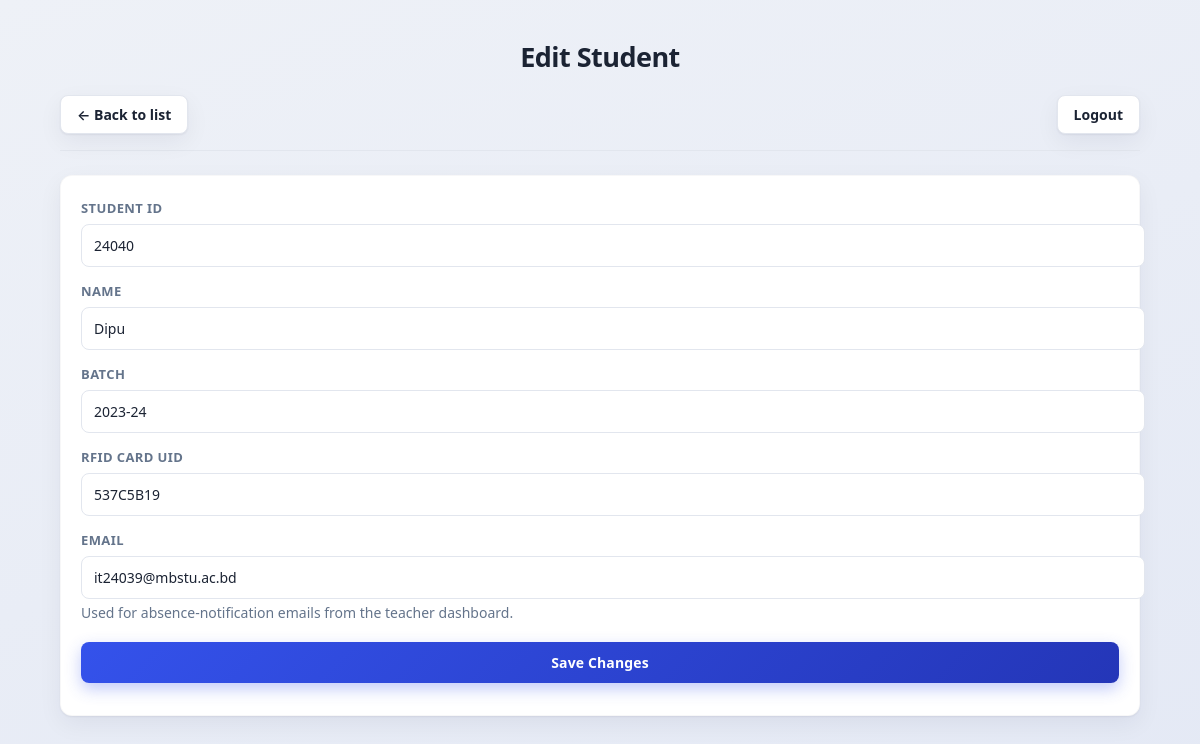
Page /admin/students/24040/edit (signed in) on the committed database.
### tables this page shows
CREATE TABLE Students(

student_id TEXT PRIMARY KEY,

name TEXT NOT NULL,

batch INTEGER,

rfid_uid TEXT UNIQUE

, email TEXT);

### admin.py (the view, shortened to what this page needs)
@admin_bp.route("/<entity>/<pk>/edit", methods=["GET", "POST"])
@login_required(role="admin")
def entity_edit(entity, pk):
    if entity not in ENTITY_META:
        return redirect(url_for("admin.dashboard"))
    meta = ENTITY_META[entity]
    conn = get_connection()
    cur = conn.cursor()
    cur.execute(f"SELECT * FROM {meta['table']} WHERE {meta['pk']} = ?", (pk,))
    row = cur.fetchone()
    if row is None:
        conn.close()
        return redirect(url_for("admin.entity_list", entity=entity))
    fields = FIELD_BUILDERS[entity](cur, row)
    conn.close()
    return render_template(
        "admin_entity_form.html",
        entity=entity,
        entity_label=meta["label"],
        is_edit=True,
        fields=fields,
        error=None,
    )

### admin.py (called while the page is built)
def _fields_students(cur, row):
    return [
        {"name": "student_id", "label": "Student ID", "type": "readonly" if row else "text",
         "value": row["student_id"] if row else "", "required": True},
        {"name": "name", "label": "Name", "type": "text",
         "value": row["name"] if row else "", "required": True},
        {"name": "batch", "label": "Batch", "type": "text",
         "value": row["batch"] if row else "", "required": False},
        {"name": "rfid_uid", "label": "RFID Card UID", "type": "text",
         "value": row["rfid_uid"] if row else "", "required": False},
        {"name": "email", "label": "Email", "type": "text",
         "value": row["email"] if row else "", "required": False,
         "hint": "Used for absence-notification emails from the teacher dashboard."},
    ]

### database.py (called while the page is built, shortened)
def _ensure_schema(conn):
    global _SCHEMA_CHECKED
    if _SCHEMA_CHECKED:
        return

def get_connection():
    conn = sqlite3.connect(DATABASE)
    conn.row_factory = sqlite3.Row
    _ensure_schema(conn)
    return conn

### ui.py (called while the page is built)
def login_required(role=None):
    def decorator(view):
        @wraps(view)
        def wrapped(*args, **kwargs):
            user_role = session.get("role")
            if not user_role:
                return redirect(url_for("ui.login"))
            if role and user_role != role:
                home = ROLE_HOME_ROUTE.get(user_role, "ui.login")
                return redirect(url_for(home))
            return view(*args, **kwargs)
        return wrapped
    return decorator

### templates/admin_entity_form.html (shortened to what this page needs)
<!doctype html>
<html lang="en">
<head>
  <link rel="stylesheet" href="{{ url_for('static', filename='styles.css') }}" />
</head>
<body>
  <div class="container">
    <h1 class="page-title">{{ 'Edit' if is_edit else 'Add' }} {{ entity_label }}</h1>
    <div class="top">
      <a class="logout-btn" href="{{ url_for('admin.entity_list', entity=entity) }}">← Back to list</a>
      <a class="logout-btn" href="{{ url_for('ui.logout') }}">Logout</a>
    </div>
    <div class="card">
      <form method="post">
        {% for field in fields %}
        <label>{{ field.label }}</label>
        {% if field.type == 'select' %}
        <select name="{{ field.name }}" {% if field.required %}required{% endif %}>
          {% if not field.required %}<option value="">-- none --</option>{% endif %}
          {% for opt_value, opt_label in field.options %}
          <option value="{{ opt_value }}" {% if (field.value|string) == (opt_value|string) %}selected{% endif %}>{{ opt_label }}</option>
          {% endfor %}
        </select>
        {% elif field.type == 'readonly' %}
        <input type="text" value="{{ field.value }}" disabled />
        {% elif field.type == 'password' %}
        <input type="password" name="{{ field.name }}" {% if field.required %}required{% endif %} />
        {% elif field.type == 'number' %}
        <input type="number" step="any" name="{{ field.name }}" value="{{ field.value if field.value is not none else '' }}" {% if field.required %}required{% endif %} />
        {% else %}
        <input type="text" name="{{ field.name }}" value="{{ field.value if field.value is not none else '' }}" {% if field.required %}required{% endif %} />
        {% endif %}
        {% if field.hint %}<p class="hint" style="margin-top:-8px;">{{ field.hint }}</p>{% endif %}
        {% endfor %}
        <button type="submit">{{ 'Save Changes' if is_edit else 'Create' }}</button>
      </form>
    </div>
  </div>
</body>
</html>

### static/styles.css (style rules this page uses)
:root { --bg: #eef1f7; --bg-gradient: linear-gradient(160deg, #eef1f7 0%, #e4e9f5 100%); --card: #ffffff; --text: #1b2333; --muted: #64748b; --line: #e2e6ee; --primary: #3452eb; --primary-dark: #2436b8; --primary-soft: #eef0fe; --danger: #dc2626; --danger-soft: #fdecec; --good: #15803d; --good-soft: #e3f6e9; --good-strong: #0f9d58; --warn: #4d7c0f; --warn-soft: #eef8e0; --radius: 12px; --shadow: 0 1px 2px rgba(20, 25, 45, 0.06), 0 8px 24px rgba(20, 25, 45, 0.06); }
body { margin: 0; font-family: "Segoe UI", "Inter", system-ui, -apple-system, Arial, sans-serif; background: var(--bg-gradient); color: var(--text); min-height: 100vh; box-sizing: border-box; }
.container { max-width: 1080px; margin: 0 auto; padding: 32px 20px 60px; }
.top { display: flex; justify-content: space-between; align-items: center; margin-bottom: 24px; padding-bottom: 16px; border-bottom: 1px solid var(--line); }
.page-title { text-align: center; font-size: 27px; font-weight: 800; letter-spacing: -0.02em; margin: 6px 0 20px; color: var(--text); }
.logout-btn { display: inline-flex; align-items: center; gap: 6px; padding: 9px 16px; border-radius: 8px; background: var(--card); border: 1px solid var(--line); color: var(--text); font-size: 14px; font-weight: 600; box-shadow: var(--shadow); transition: all 0.15s ease; }
.card { background: var(--card); border-radius: var(--radius); padding: 20px; box-shadow: var(--shadow); border: 1px solid rgba(20, 25, 45, 0.03); }
a { color: var(--primary); text-decoration: none; }
input, select, button { width: 100%; padding: 11px 12px; border: 1px solid var(--line); border-radius: 8px; margin-top: 6px; margin-bottom: 12px; font-size: 14px; font-family: inherit; background: #fff; color: var(--text); }
label { font-size: 13px; font-weight: 600; color: var(--muted); text-transform: uppercase; letter-spacing: 0.03em; }
button { background: linear-gradient(135deg, var(--primary), var(--primary-dark)); color: white; border: 0; cursor: pointer; font-weight: 600; letter-spacing: 0.01em; box-shadow: 0 6px 16px rgba(52, 82, 235, 0.3); transition: transform 0.1s ease, box-shadow 0.15s ease; }
.hint { color: var(--muted); font-size: 14px; }

### rows in the picture
Students: label "STUDENT ID", value "24040", label "NAME", name "Dipu", label "BATCH", batch "2023-24", label "RFID CARD UID", rfid_uid "537C5B19", label "EMAIL", email "it24039@mbstu.ac.bd", hint "Used for absence-notification emails from the teacher dashboard."

### other values in the picture
{{ 'Edit' if is_edit else 'Add' }} "Edit"
{{ entity_label }} "Student"
{{ 'Save Changes' if is_edit else 'Create' }} "Save Changes"
